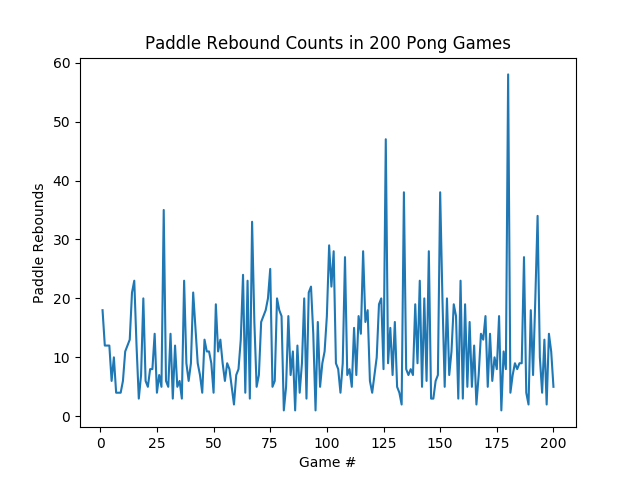

This chart was generated by the following Python code:
import matplotlib.pyplot as plt
import numpy as np
import pygame


def AffineForward(A, W, b):
    return A@W + b


def ReLUForward(Z):
    return np.maximum(Z, 0.0)


def getRandomXVelocity(vel_x):
    # xRandRange = (-0.015,0.015)
    new_v = -vel_x + (2 * 0.015) * np.random.rand() - 0.015
    if new_v > 1:
        return 1
    elif abs(new_v) <= 0.03:
        return 0.03
    else:
        return new_v


def getRandomYVelocity(vel_y):
    # yRandRange = (-0.03,0.03)
    new_v = vel_y + (2 * 0.03) * np.random.rand() - 0.03
    if new_v > 1:
        return 1
    else:
        return new_v


def rungame(W1, W2, W3, W4, b1, b2, b3, b4):
    hits = 0
    pygame.init()
    SCREEN_WIDTH, SCREEN_HEIGHT = 360, 360
    screen = pygame.display.set_mode((SCREEN_WIDTH, SCREEN_HEIGHT), 0, 32)
    surface = pygame.Surface(screen.get_size())
    surface = surface.convert()
    surface.fill((0, 0, 0))
    fpsClock = pygame.time.Clock()
    pygame.key.set_repeat(1, 40)
    GRIDSIZE = 30
    GRID_WIDTH = SCREEN_WIDTH / GRIDSIZE
    GRID_HEIGHT = SCREEN_HEIGHT / GRIDSIZE
    UP = (0, -1)
    DOWN = (0, 1)
    LEFT = (-1, 0)
    RIGHT = (1, 0)
    screen.blit(surface, (0, 0))
    paddle_height = 0.2 * SCREEN_HEIGHT
    state = (0.5, 0.5, 0.03, 0.01, 0.5 - 0.2 / 2)  # Change 0.01 to 0.005 for some fun :)
    time = 0
    while True:
        pygame.event.get()
        # Draw
        surface.fill((0, 0, 0))

        # Draw Ball
        # r = pygame.Rect((state[0]*SCREEN_WIDTH, state[1]*SCREEN_HEIGHT), (10, 10))
        # pygame.draw.rect(surface, (0,0,0), r)
        pygame.draw.circle(surface, (255, 255, 255), (int(state[0] * SCREEN_WIDTH), int(state[1] * SCREEN_HEIGHT)), 5)

        # Draw Paddle
        r = pygame.Rect((SCREEN_WIDTH - 10, state[4] * SCREEN_HEIGHT), (10, paddle_height))
        pygame.draw.rect(surface, (255, 255, 255), r)

        # Get Game State
        ball_x = state[0]
        ball_y = state[1]
        vx = state[2]
        vy = state[3]
        pad = state[4]

        # Position Checks
        # Hit Top Wall
        if ball_y < 0:
            ball_y = -ball_y
            vy = -vy
        # Hit Bottom Wall
        if ball_y > 1:
            ball_y = 2 - ball_y
            vy = -vy
        # Hit Left Wall
        if ball_x < 0:
            ball_x = -ball_x
            vx = -vx
        # Next to Right Wall
        if ball_x >= 1:
            # Hit Paddle
            if pad <= ball_y <= pad + 0.2:
                hits += 1
                ball_x = 2 * 1 - ball_x
                vx = getRandomXVelocity(vx)
                vy = getRandomYVelocity(vy)
            # Hit Wall
            else:
                pygame.quit()
                return hits

        # Make Paddle Move. Have to adjust state with column mean/std from expert_policy
        Z1 = AffineForward(np.array([(ball_x-5.04928100e-01)/0.28852226, (ball_y-5.15399200e-01)/0.27917053, (vx-4.49400000e-04)/0.04633403, (vy-3.75000000e-05)/0.03042119, (pad-4.98532000e-01)/0.21827562]), W1, b1)
        A1 = ReLUForward(Z1)
        Z2 = AffineForward(A1, W2, b2)
        A2 = ReLUForward(Z2)
        Z3 = AffineForward(A2, W3, b3)
        A3 = ReLUForward(Z3)
        F = AffineForward(A3, W4, b4)
        move = np.argmax(F)
        # Paddle Up
        if move == 0:
            pad -= 0.04
        # Paddle Down
        elif move == 2:
            pad += 0.04

        # Make sure paddle in square
        if pad < 0:
            pad = 0
        if pad > 0.8:
            pad = 0.8

        # Velocity Calculations
        state = (ball_x + vx, ball_y + vy, vx, vy, pad)

        screen.blit(surface, (0, 0))
        pygame.display.flip()
        pygame.display.update()
        fpsClock.tick(60)


W1 = np.genfromtxt('our_policy20180429212152.txt', max_rows=1, skip_header=1, delimiter=" ").reshape((5, 256))
b1 = np.genfromtxt('our_policy20180429212152.txt', max_rows=1, skip_header=4, delimiter=" ")
W2 = np.genfromtxt('our_policy20180429212152.txt', max_rows=1, skip_header=7, delimiter=" ").reshape((256, 256))
b2 = np.genfromtxt('our_policy20180429212152.txt', max_rows=1, skip_header=10, delimiter=" ")
W3 = np.genfromtxt('our_policy20180429212152.txt', max_rows=1, skip_header=13, delimiter=" ").reshape((256, 256))
b3 = np.genfromtxt('our_policy20180429212152.txt', max_rows=1, skip_header=16, delimiter=" ")
W4 = np.genfromtxt('our_policy20180429212152.txt', max_rows=1, skip_header=19, delimiter=" ").reshape((256, 3))
b4 = np.genfromtxt('our_policy20180429212152.txt', max_rows=1, skip_header=22, delimiter=" ")

NUM_GAMES = 200
games = [x+1 for x in range(NUM_GAMES)]
hits = []
total_hits = 0
for game in range(NUM_GAMES):
    result = rungame(W1, W2, W3, W4, b1, b2, b3, b4)
    hits.append(result)
    total_hits += result
print(total_hits/NUM_GAMES)  # 11.89 average hits per game.
plt.plot(games, hits)
plt.title("Paddle Rebound Counts in " + str(200) + " Pong Games")
plt.xlabel("Game #")
plt.ylabel("Paddle Rebounds")
#plt.savefig("deep_learning_games.png")
